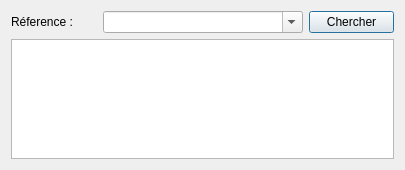
<?xml version="1.0" encoding="UTF-8"?>
<ui version="4.0">
 <class>Dialog</class>
 <widget class="QDialog" name="Dialog">
  <property name="geometry">
   <rect>
    <x>0</x>
    <y>0</y>
    <width>405</width>
    <height>170</height>
   </rect>
  </property>
  <property name="windowTitle">
   <string>Dialog</string>
  </property>
  <layout class="QVBoxLayout" name="verticalLayout">
   <item>
    <layout class="QHBoxLayout" name="horizontalLayout">
     <item>
      <widget class="QLabel" name="label">
       <property name="minimumSize">
        <size>
         <width>0</width>
         <height>0</height>
        </size>
       </property>
       <property name="text">
        <string>Réference : </string>
       </property>
      </widget>
     </item>
     <item>
      <widget class="QComboBox" name="comboBox">
       <property name="minimumSize">
        <size>
         <width>200</width>
         <height>0</height>
        </size>
       </property>
       <property name="editable">
        <bool>true</bool>
       </property>
      </widget>
     </item>
     <item>
      <widget class="QPushButton" name="pushButton_chercher">
       <property name="minimumSize">
        <size>
         <width>0</width>
         <height>0</height>
        </size>
       </property>
       <property name="text">
        <string>Chercher</string>
       </property>
      </widget>
     </item>
    </layout>
   </item>
   <item>
    <widget class="QTextEdit" name="textEdit"/>
   </item>
  </layout>
 </widget>
 <resources/>
 <connections/>
</ui>
